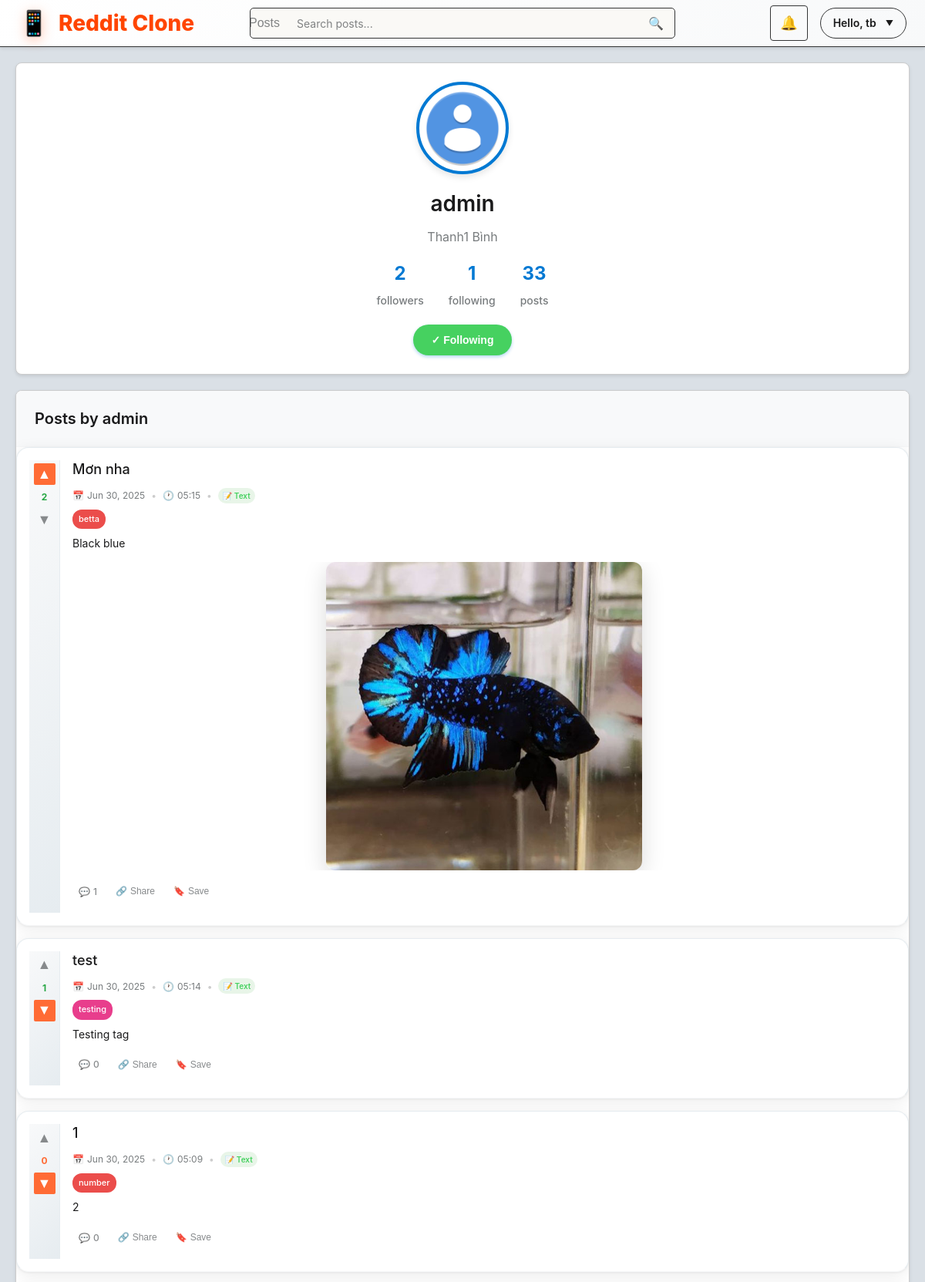
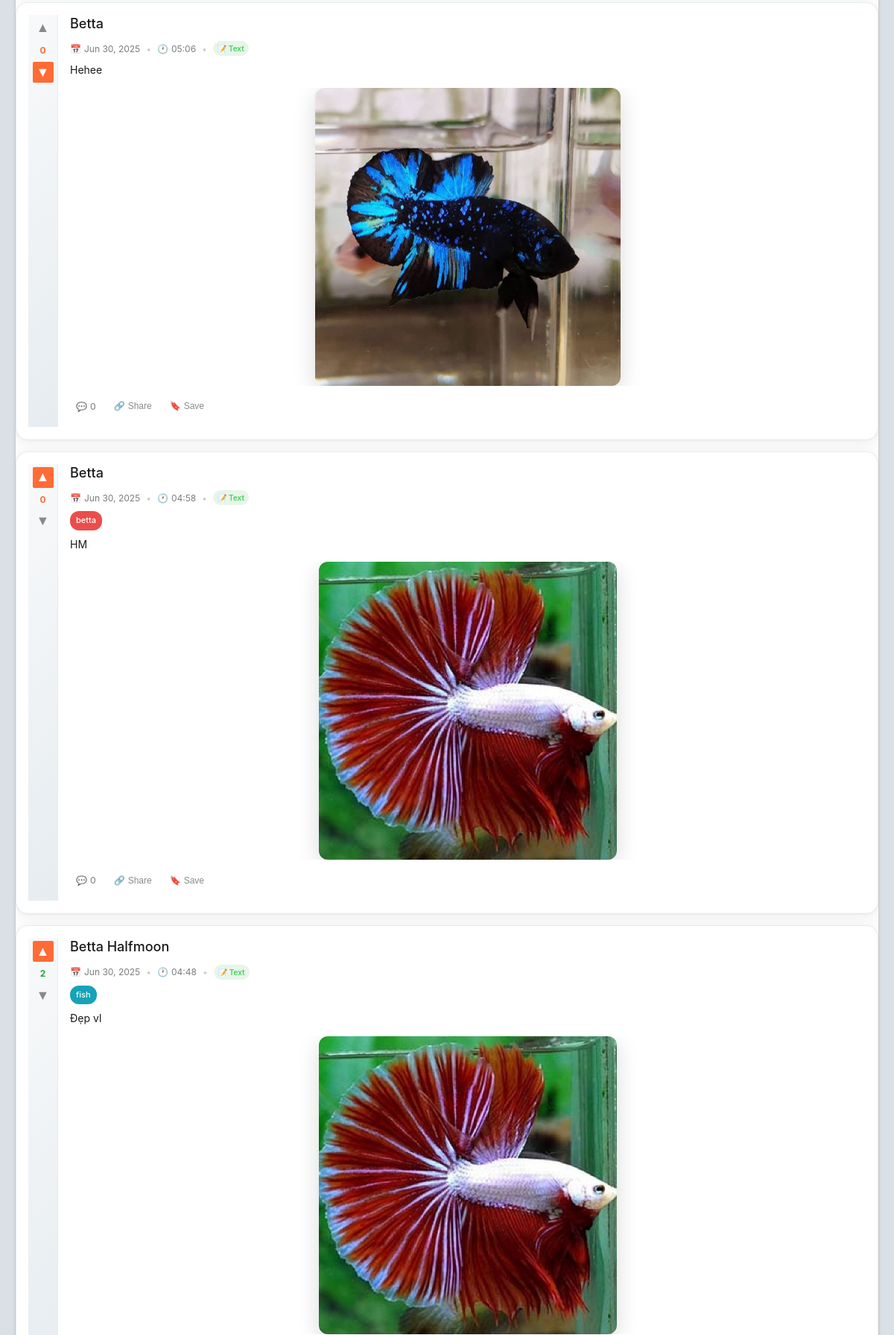
/users/admin/ (signed in, upper part), run on the app's committed database (2 pictures, top to bottom).
### posts/models.py (models this page shows, shortened)
class Post(models.Model):
    title        = models.CharField(max_length=255)
    content      = models.TextField(blank=True)
    image        = models.ImageField(upload_to='post_images/', blank=True, null=True)
    author       = models.ForeignKey(User, on_delete=models.CASCADE)
    community    = models.ForeignKey(Community, on_delete=models.CASCADE,
                                     null=True, blank=True,
                                     )
    tags         = models.ManyToManyField(Tag, blank=True, related_name='posts')
    created_at   = models.DateTimeField(auto_now_add=True)
    @property
    def comment_count(self):
        return self.comments.count()

class Tag(models.Model):
    name = models.CharField(max_length=50, unique=True)
    slug = models.SlugField(max_length=50, unique=True, blank=True)
    color = models.CharField(max_length=7, default='#007bff')  # Hex color code
    created_at = models.DateTimeField(auto_now_add=True)
    class Meta:
        ordering = ['name']

### posts/views.py (the view)
# urls.py: path('users/<str:username>/', views.user_profile_view, name='user_profile'),
@login_required
def user_profile_view(request, username):
    user_obj = get_object_or_404(User, username=username)
    profile  = getattr(user_obj, 'profile', None)
    is_following = Follow.objects.filter(
        follower=request.user,
        following=user_obj
    ).exists()
    user_posts = Post.objects.filter(author=user_obj).annotate(
        num_comments=Count('comments'),
        upvotes=Count('votes', filter=Q(votes__is_upvote=True)),
        downvotes=Count('votes', filter=Q(votes__is_upvote=False)),
        calculated_score=Sum(Case(
            When(votes__is_upvote=True, then=1),
            When(votes__is_upvote=False, then=-1),
            default=0,
            output_field=IntegerField()
        ))
    ).order_by('-created_at')
    upvoted_posts, downvoted_posts = get_user_vote_data_for_posts(request.user, user_posts)
    if request.user.is_authenticated:
        post_ids = [post.id for post in user_posts]
        if post_ids:  # Only query if there are posts
            user_votes = Vote.objects.filter(
                user=request.user,
                post_id__in=post_ids
            ).select_related('post')
            for vote in user_votes:
                if vote.is_upvote == True:
                    upvoted_posts.add(vote.post.id)
                elif vote.is_upvote == False:
                    downvoted_posts.add(vote.post.id)
    return render(request, 'posts/user_profile.html', {
        'user_obj': user_obj,
        'profile': profile,
        'is_following': is_following,
        'user_posts': user_posts,
        'upvoted_posts': upvoted_posts,      # Populated by the helper
        'downvoted_posts': downvoted_posts,  # Populated by the helper
    })

### posts/views.py (called while the page is built)
def get_user_vote_data_for_posts(user, posts):
    upvoted_posts = set()
    downvoted_posts = set()
    if not user.is_authenticated:
        return upvoted_posts, downvoted_posts
    post_ids = [post.id for post in posts]
    if not post_ids:
        return upvoted_posts, downvoted_posts
    user_votes = Vote.objects.filter(
        user=user,
        post_id__in=post_ids
    ).values('post_id', 'is_upvote')
    for vote in user_votes:
        if vote['is_upvote']:
            upvoted_posts.add(vote['post_id'])
        else:
            downvoted_posts.add(vote['post_id'])
    return upvoted_posts, downvoted_posts

### posts/templates/posts/user_profile.html (shortened to what this page needs)
{% extends 'posts/base.html' %}
{% load static %}
{% block extra_css %}
<link rel="stylesheet" href="{% static 'posts\css\user_profile.css' %}">
{% endblock %}
{% block content %}
<div class="profile-container fade-in-up">
  <div class="profile-header">
    <div class="profile-info">
      {% if profile.avatar %}
        <img src="{{ profile.avatar.url }}" alt="{{ user_obj.username }}" class="avatar-large"/>
      {% else %}
        <img src="{% static 'imgs/avatar-default.png' %}" alt="default avatar" class="avatar-large"/>
      {% endif %}
      <h2>{{ user_obj.username }}</h2>
      <p>
        {% if user_obj.first_name or user_obj.last_name %}
          {{ user_obj.first_name }} {{ user_obj.last_name }}
        {% endif %}
      </p>
      <div class="profile-stats">
        <div class="stat-item">
          <span class="stat-number">{{ user_obj.follower_set.count }}</span>
          <span>followers</span>
        </div>
        <div class="stat-item">
          <span class="stat-number">{{ user_obj.following_set.count }}</span>
          <span>following</span>
        </div>
        <div class="stat-item">
          <span class="stat-number">{{ user_posts|length }}</span>
          <span>posts</span>
        </div>
      </div>
      {% if request.user != user_obj %}
        <form method="post" action="{% url 'posts:follow_toggle' user_obj.username %}" class="follow-form">
          <button type="submit" class="follow-btn {% if is_following %}unfollow{% endif %}">
            {% if is_following %}
              <span>✓ Following</span>
            {% else %}
              <span>+ Follow</span>
            {% endif %}
          </button>
        </form>
      {% endif %}
    </div>
  </div>
  <div class="posts-section">
    <div class="posts-section-header">
      <h3>Posts by {{ user_obj.username }}</h3>
    </div>
    <div class="posts-list">
      {% for post in user_posts %}
        <div class="post-card fade-in-up">
          <div class="post-vote vote-section"
              data-user-vote="{% if post.id in upvoted_posts %}up{% elif post.id in downvoted_posts %}down{% endif %}"
              data-post-id="{{ post.id }}">
              <button class="vote-btn upvote" data-id="{{ post.id }}" data-dir="up" data-vote-type="up">
                  <span class="vote-arrow">▲</span>
              </button>
              <div class="score" id="score-{{ post.id }}">{{ post.calculated_score|default:0 }}</div>
              <button class="vote-btn downvote" data-id="{{ post.id }}" data-dir="down" data-vote-type="down">
                  <span class="vote-arrow">▼</span>
              </button>
          </div>
          <div class="post-content">
            <h4>
              <a href="{% url 'posts:post_detail' post.id %}">{{ post.title }}</a>
            </h4>
            <div class="post-meta">
              <div class="post-meta-item">
                <span>📅</span>
                <span>{{ post.created_at|date:"M j, Y" }}</span>
              </div>
              <span class="post-meta-separator">•</span>
              <div class="post-meta-item">
                <span>🕐</span>
                <span>{{ post.created_at|date:"H:i" }}</span>
              </div>
              <span class="post-meta-separator">•</span>
              <div class="post-type">📝 Text</div>
            </div>
            {% if post.tags.exists %}
              <div class="post-tags">
                {% for tag in post.tags.all %}
                  <a href="?tag={{ tag.slug }}" class="tag-badge" style="background-color: {{ tag.color }};">{{ tag.name }}</a>
                {% endfor %}
              </div>
            {% endif %}
            {% if post.content %}
              <div class="post-preview">{{ post.content|truncatewords:30 }}</div>
            {% endif %}
            {% if post.image %}
              <div class="post-image">
                <img src="{{ post.image.url }}" alt="Post image">
              </div>
            {% endif %}
            <div class="post-actions">
              <a href="{% url 'posts:post_detail' post.id %}" class="action-btn">
                <span class="icon">💬</span>{{ post.comment_count|default:0 }}
              </a>
              <button class="action-btn">
                <span class="icon">🔗</span>Share
              </button>
              <button class="action-btn">
                <span class="icon">🔖</span>Save
              </button>
            </div>
          </div>
        </div>
      {% endfor %}
    </div>
  </div>
</div>
{% endblock %}

### posts/templates/posts/base.html (shortened to what this page needs)
{% load static %}
<!DOCTYPE html>
<html lang="en">
<head>
  <link rel="stylesheet" href="{% static 'posts/css/style.css' %}">
  {% block extra_css %}{% endblock %}
</head>
<body>
  <header class="header">
    <div class="header-content">
      <a class="logo" href="{% url 'posts:post_list' %}">
        <span class="logo-icon">📱</span>
        Reddit Clone
      </a>
      <div class="unified-search">
        <div class="search-container">
          <form class="search-form" id="searchForm" method="get">
            <button type="button" class="search-type-selector" id="searchTypeSelector">
              <span id="searchTypeText">Posts</span>
            </button>
            <input type="text" class="search-input" id="searchInput"
                  placeholder="Search posts..."
                  value="{{ request.GET.q|default:'' }}"
                  name="q">
            <button type="submit" class="search-btn">🔍</button>
          </form>
        </div>
      </div>
      <nav class="nav-right">
        {% if user.is_authenticated %}
          <div class="dropdown position-relative">
            <a href="#" class="notification-toggle position-relative nav-btn">
                🔔
            </a>
          </div>
          <div class="user-menu" id="userMenu">
            <div class="user-greeting">Hello, {{ user.username }}</div>
          </div>
        {% else %}
          <a href="{% url 'login' %}" class="nav-btn">Log In</a>
          <a href="{% url 'posts:register' %}" class="nav-btn">Sign Up</a>
        {% endif %}
      </nav>
    </div>
  </header>
  <main class="main-content">
    <div class="container">
      {% block content %}{% endblock %}
    </div>
  </main>
</body>
</html>

### posts/static/posts/css/user_profile.css (style rules this page uses)
.profile-container { max-width: 1200px; margin: 0 auto; padding: 20px; background: #dae0e6; min-height: 100vh; }
.profile-header { background: #fff; border: 1px solid #ccc; border-radius: 8px; padding: 24px; margin-bottom: 20px; box-shadow: 0 2px 4px rgba(0,0,0,0.1); }
.profile-info { display: flex; flex-direction: column; align-items: center; text-align: center; }
.avatar-large { width: 120px; height: 120px; border-radius: 50%; object-fit: cover; border: 4px solid #0079d3; margin-bottom: 16px; box-shadow: 0 4px 8px rgba(0,0,0,0.1); }
.profile-info h2 { margin: 0 0 8px 0; font-size: 28px; font-weight: 600; color: #1a1a1b; }
.profile-info p { margin: 0 0 16px 0; color: #787c7e; font-size: 16px; }
.profile-stats { display: flex; gap: 32px; margin-bottom: 20px; }
.stat-item { display: flex; flex-direction: column; align-items: center; gap: 4px; }
.stat-number { font-size: 24px; font-weight: 700; color: #0079d3; }
.stat-item span:last-child { color: #787c7e; font-size: 14px; font-weight: 500; }
.follow-form { margin: 0; }
.follow-btn { padding: 12px 24px; border: none; border-radius: 20px; font-size: 14px; font-weight: 600; cursor: pointer; transition: all 0.2s; background: #0079d3; color: white; box-shadow: 0 2px 4px rgba(0,121,211,0.3); }
.follow-btn.unfollow { background: #46d160; color: white; }
.posts-section { background: #fff; border: 1px solid #ccc; border-radius: 8px; overflow: hidden; box-shadow: 0 2px 4px rgba(0,0,0,0.1); }
.posts-section-header { padding: 20px 24px; border-bottom: 1px solid #f6f7f8; background: #f8f9fa; }
.posts-section-header h3 { margin: 0; font-size: 20px; font-weight: 600; color: #1a1a1b; }
.posts-list { background: white; }
.post-card { display: flex; padding: 16px; border-bottom: 1px solid #f6f7f8; background: #fff; transition: all 0.2s; position: relative; }
.post-card::before { content: ''; position: absolute; left: 0; top: 0; bottom: 0; width: 3px; background: #0079d3; opacity: 0; transition: opacity 0.2s; }
.post-vote { display: flex; flex-direction: column; align-items: center; width: 40px; margin-right: 16px; padding-top: 4px; }
.vote-btn { background: none; border: none; cursor: pointer; padding: 6px; color: #878a8c; border-radius: 2px; width: 28px; height: 28px; display: flex; align-items: center; justify-content: center; transition: all 0.2s; font-size: 16px; font-weight: bold; }
.post-content { flex: 1; min-width: 0; overflow-wrap: break-word; }
.post-content h4 { margin: 0 0 12px 0; font-size: 18px; font-weight: 500; line-height: 1.3; }
.post-content h4 a { color: #1a1a1b; text-decoration: none; transition: color 0.2s; }
.post-meta { display: flex; align-items: center; gap: 8px; font-size: 12px; color: #787c7e; margin-bottom: 8px; flex-wrap: wrap; }
.post-meta-item { display: flex; align-items: center; gap: 4px; }
.post-meta-separator { color: #ccc; }
.post-type { background: #e8f5e8; color: #46d160; padding: 2px 6px; border-radius: 12px; font-size: 10px; font-weight: 600; display: flex; align-items: center; gap: 2px; }
.post-image { margin: 12px 0; border-radius: 8px; overflow: hidden; max-width: 100%; }
.post-image img { max-width: 100%; max-height: 400px; object-fit: cover; display: block; transition: transform 0.2s; }
.post-tags { margin: 8px 0; display: flex; flex-wrap: wrap; gap: 4px; }
.tag-badge { padding: 4px 8px; background: #0079d3; color: white; text-decoration: none; border-radius: 12px; font-size: 11px; font-weight: 500; transition: all 0.2s; }
.post-actions { display: flex; gap: 8px; margin-top: 12px; flex-wrap: wrap; }
.action-btn { background: none; border: none; color: #878a8c; font-size: 12px; cursor: pointer; padding: 6px 8px; border-radius: 4px; text-decoration: none; display: flex; align-items: center; gap: 4px; font-weight: 500; transition: all 0.2s; }
.action-btn .icon { font-size: 12px; }
.fade-in-up { animation: fadeInUp 0.6s ease-out; }
.vote-section .vote-btn.active.voted-up { background-color: #ff6b35; color: white; }
.vote-section .vote-btn.active.voted-down { background-color: #ff6b35; color: white; }
.score.voted { color: #ff6b35; font-weight: bold; }
.score.positive { color: #28a745; }

### data on the page
Post: calculated_score "2", title "Mơn nha", created_at "Jun 30, 2025", created_at "05:15", content "Black blue", image (picture), comment_count "1"
Tag: name "betta"
Post: calculated_score "1", title "test", created_at "Jun 30, 2025", created_at "05:14", content "Testing tag", comment_count "0"
Tag: name "testing"
Post: calculated_score "0", title "1", created_at "Jun 30, 2025", created_at "05:09", content "2", comment_count "0"
Tag: name "number"
Post: calculated_score "0", title "Betta", created_at "Jun 30, 2025", created_at "05:06", content "Hehee", image (picture), comment_count "0"
Post: calculated_score "0", title "Betta", created_at "Jun 30, 2025", created_at "04:58", content "HM", image (picture), comment_count "0"
Post: calculated_score "2", title "Betta Halfmoon", created_at "Jun 30, 2025", created_at "04:48", content "Đẹp vl", image (picture)
Tag: name "fish"

### other printed values
{{ user.username }} "tb"
{{ user_obj.username }} "admin"
{{ user_obj.first_name }} "Thanh1"
{{ user_obj.last_name }} "Bình"
{{ user_obj.follower_set.count }} "2"
{{ user_obj.following_set.count }} "1"
{{ user_posts|length }} "33"
